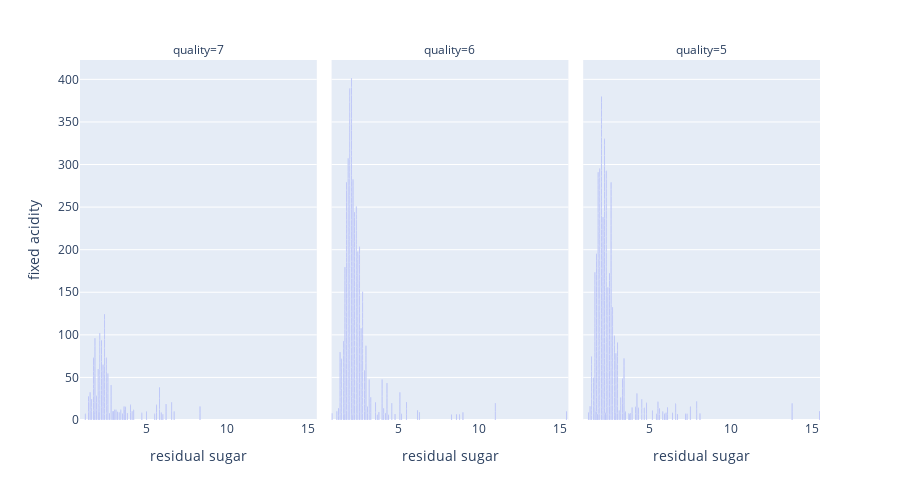

The code cell stored with this chart in its notebook:
### Code cell
fig6 = px.bar(wine_quality6, x = 'residual sugar', y = 'fixed acidity', facet_col='quality', height = 500)
fig6.show()

### Figure 1 — Plotly figure (JSON) as saved in the notebook; plotly's stock layout.template omitted (floating-point values rounded to 4 significant figures; data arrays with more than 128 entries replaced by an {"elided": "..."} marker saying what was removed)
{"data": [{"alignmentgroup": "True", "hovertemplate": "quality=7<br>residual sugar=%{x}<br>fixed acidity=%{y}<extra></extra>", "legendgroup": "", "marker": {"color": "#636efa", "pattern": {"shape": ""}}, "name": "", "offsetgroup": "", "orientation": "v", "showlegend": false, "textposition": "auto", "type": "bar", "x": {"elided": "143 float values"}, "xaxis": "x", "y": {"elided": "143 float values"}, "yaxis": "y"}, {"alignmentgroup": "True", "hovertemplate": "quality=6<br>residual sugar=%{x}<br>fixed acidity=%{y}<extra></extra>", "legendgroup": "", "marker": {"color": "#636efa", "pattern": {"shape": ""}}, "name": "", "offsetgroup": "", "orientation": "v", "showlegend": false, "textposition": "auto", "type": "bar", "x": {"elided": "462 float values"}, "xaxis": "x2", "y": {"elided": "462 float values"}, "yaxis": "y2"}, {"alignmentgroup": "True", "hovertemplate": "quality=5<br>residual sugar=%{x}<br>fixed acidity=%{y}<extra></extra>", "legendgroup": "", "marker": {"color": "#636efa", "pattern": {"shape": ""}}, "name": "", "offsetgroup": "", "orientation": "v", "showlegend": false, "textposition": "auto", "type": "bar", "x": {"elided": "483 float values"}, "xaxis": "x3", "y": {"elided": "483 float values"}, "yaxis": "y3"}], "layout": {"annotations": [{"font": {}, "showarrow": false, "text": "quality=7", "x": 0.16, "xanchor": "center", "xref": "paper", "y": 1, "yanchor": "bottom", "yref": "paper"}, {"font": {}, "showarrow": false, "text": "quality=6", "x": 0.5, "xanchor": "center", "xref": "paper", "y": 1, "yanchor": "bottom", "yref": "paper"}, {"font": {}, "showarrow": false, "text": "quality=5", "x": 0.84, "xanchor": "center", "xref": "paper", "y": 1, "yanchor": "bottom", "yref": "paper"}], "barmode": "relative", "height": 500, "legend": {"tracegroupgap": 0}, "margin": {"t": 60}, "xaxis": {"anchor": "y", "domain": [0, 0.32], "title": {"text": "residual sugar"}}, "xaxis2": {"anchor": "y2", "domain": [0.34, 0.66], "matches": "x", "title": {"text": "residual sugar"}}, "xaxis3": {"anchor": "y3", "domain": [0.68, 1.0], "matches": "x", "title": {"text": "residual sugar"}}, "yaxis": {"anchor": "x", "domain": [0, 1], "title": {"text": "fixed acidity"}}, "yaxis2": {"anchor": "x2", "domain": [0, 1], "matches": "y", "showticklabels": false}, "yaxis3": {"anchor": "x3", "domain": [0, 1], "matches": "y", "showticklabels": false}}}
